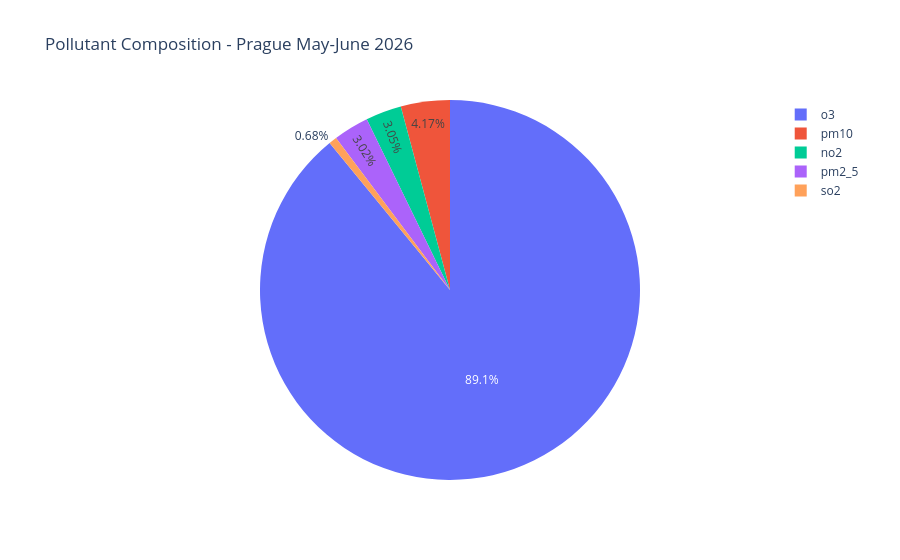

The notebook cell this image was saved under:
### Code cell
fig = px.pie(pollutants, values='avg_value', names='pollutant',
             title='Pollutant Composition - Prague May-June 2026')

fig.update_layout(
    barmode='stack',
    title='Pollutant Composition - Prague May-June 2026',
    yaxis_title='Average Concentration (μg/m³)'
)
fig.show()

### Figure 1 — Plotly figure (JSON) as saved in the notebook; plotly's stock layout.template omitted (floating-point values rounded to 4 significant figures)
{"data": [{"domain": {"x": [0.0, 1.0], "y": [0.0, 1.0]}, "hovertemplate": "pollutant=%{label}<br>avg_value=%{value}<extra></extra>", "labels": ["no2", "o3", "so2", "pm2_5", "pm10"], "legendgroup": "", "name": "", "showlegend": true, "values": [2.267, 66.25, 0.506, 2.246, 3.104], "type": "pie"}], "layout": {"legend": {"tracegroupgap": 0}, "title": {"text": "Pollutant Composition - Prague May-June 2026"}, "barmode": "stack", "yaxis": {"title": {"text": "Average Concentration (μg/m³)"}}}}
